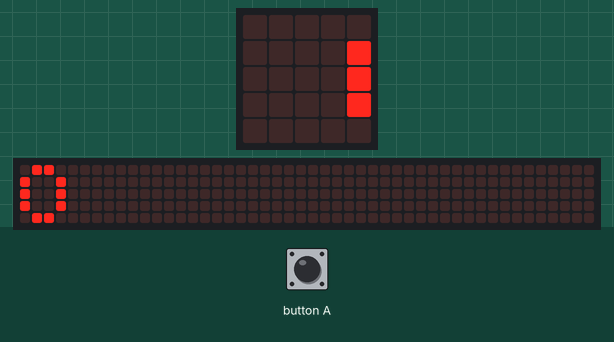
Simulated run of this program. Board: BBC micro:bit running MicroPython. Parts: the board's 5×5 LED display, a strip that is not on the board, showing the scrolling text unrolled. The test bench sets the inputs (shaded band). Random numbers come from a fixed seed; the 48×5 strip is a reading aid, not a part: it shows the text the display is scrolling, unrolled, one strip-width of it at a time.

Above: at 1.2 s.
1.3 s: button A pressed for 3.2 s
At 3.8 s:
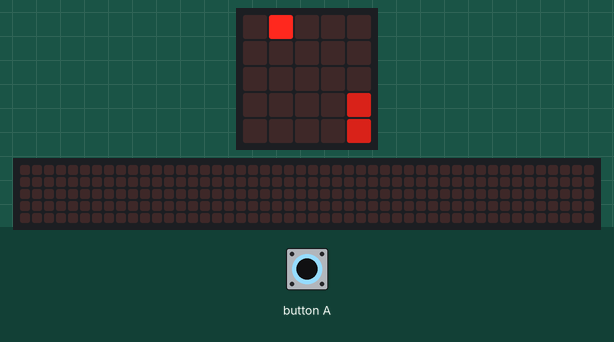
6.0 s: button A pressed for 0.5 s
At 8.0 s:
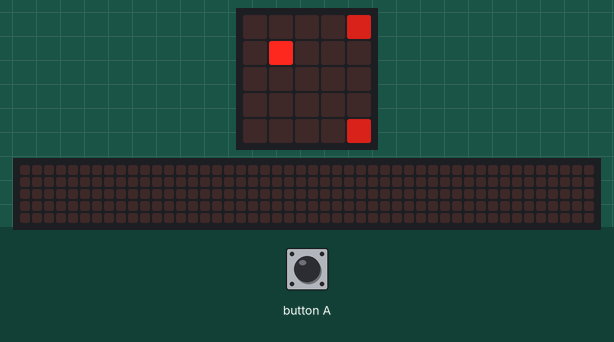
9.5 s: button A pressed for 1 s
At 11.8 s:
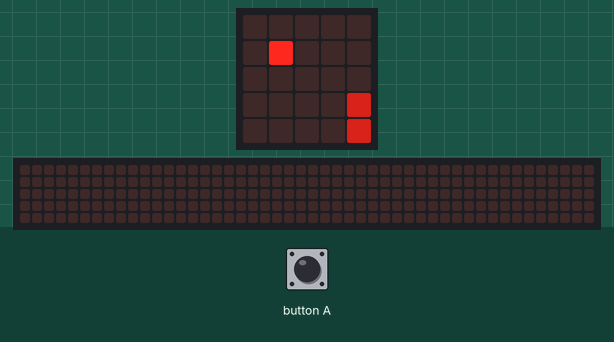
13.5 s: button A pressed for 3.2 s
At 15.5 s:
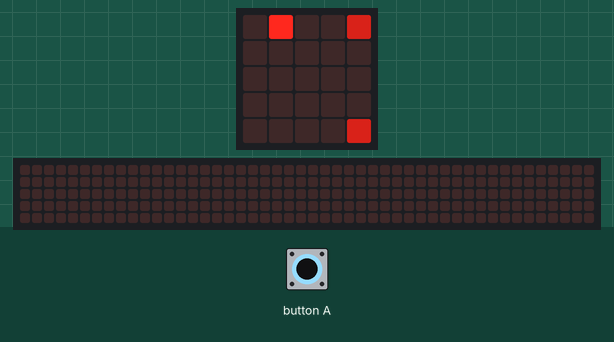
19.6 s: button A pressed for 0.5 s
At 21.0 s:
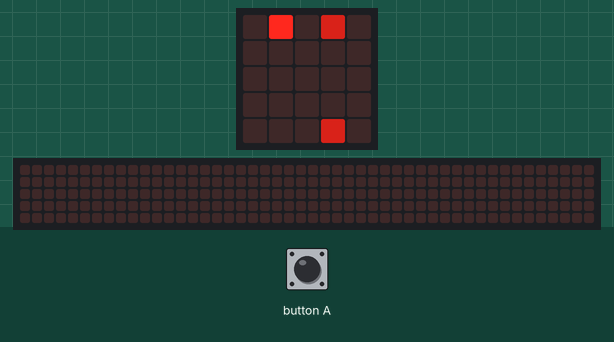
23.1 s: button A pressed for 1 s
At 25.2 s:
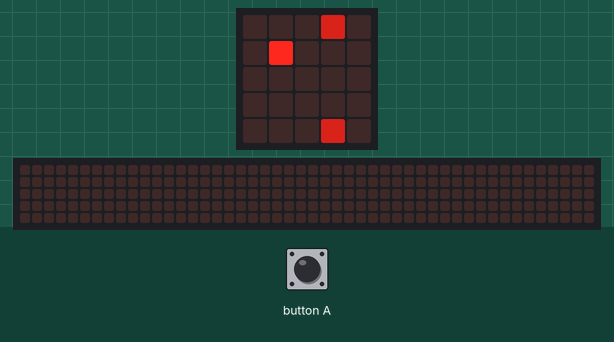

Measured:
- what the display in image 1 shows lasts 0.7 s, from 3.4 s to 4.1 s
- what the display in image 2 shows lasts 1.6 s, from 6.8 s to 8.4 s
- what the display in image 5 shows lasts 0.6 s, from 20.6 s to 21.2 s

The program:

main.py
```python
from microbit import *
import random

# FlappyBit - A Flappy Bird style game for Micro:bit

# Game variables
player_y = 2  # Bird height (0 is top, 4 is bottom)
gravity = 0.1  # How fast bird falls (reduced from 0.2)
flap_strength = -0.5  # How much a flap lifts the bird (reduced from -0.8)
player_velocity = 0  # Current velocity
score = 0
game_speed = 300  # Controls overall game speed (higher = slower)

# Walls are [x, gap_y] where x is position and gap_y is the center of the gap
walls = []

# Start with a wall on the right
walls.append([4, random.randint(1, 3)])

def show_game_over():
    display.show(Image.SAD)
    sleep(100)
    display.scroll(str(score))

def reset_game():
    global player_y, player_velocity, score, walls
    player_y = 2
    player_velocity = 0
    score = 0
    walls = [[4, random.randint(1, 3)]]  # Reset with one wall

while True:
    # Clear the display
    display.clear()

    # Draw the bird (always at x=1)
    # Make sure player_y is an integer for display
    bird_y = min(4, max(0, int(player_y)))
    display.set_pixel(1, bird_y, 9)  # Bright bird

    # Draw all walls
    for wall in walls:
        # Draw the wall with a gap
        for y in range(5):
            # Skip drawing at the gap (gap_y and one pixel above/below)
            if y < wall[1] - 1 or y > wall[1] + 1:
                display.set_pixel(wall[0], y, 5)

    # Handle controls - flap when A is pressed
    if button_a.is_pressed():
        player_velocity = flap_strength  # Flap!
        sleep(100)  # Small delay to prevent multiple flaps

    # Apply gravity and update bird position
    player_velocity += gravity
    player_y += player_velocity

    # Check if bird hit the top or bottom
    if player_y < 0 or player_y > 4:
        show_game_over()
        reset_game()
        continue

    # Only move walls every game_speed milliseconds
    current_time = running_time()
    if current_time % game_speed < 20:  # This makes walls move slower
        # Move walls and check for collisions
        for i in range(len(walls)):
            # Move wall left
            walls[i][0] -= 1

            # Check if bird passed through a wall
            if walls[i][0] == 1:
                # Check if bird is within the gap
                if abs(int(player_y) - walls[i][1]) <= 1:
                    # Bird is in the gap - add a point!
                    score += 1
                    display.show(Image.HAPPY)
                    sleep(300)  # Longer pause when scoring
                else:
                    # Bird hit the wall
                    show_game_over()
                    reset_game()
                    break

        # Remove walls that went off screen
        walls = [wall for wall in walls if wall[0] >= 0]

        # Add new walls
        if len(walls) == 0 or walls[-1][0] < 3:
            walls.append([4, random.randint(1, 3)])

    # Longer delay to slow down the game
    sleep(200)
```
